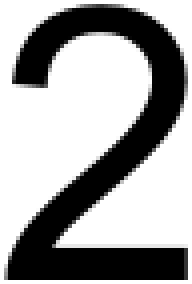
#> input picture code/Card_Reader/Ranks/2.png, 48 x 71 px (shown 4 times larger)
$ python CardScanner.py
#> lines starting #> are read from the running program, lines starting #| are printed output that depends on the picture; after the words box and inside, x2 and y2 are one past the last pixel; in counts of white or black regions, pixels touching at a corner belong together
import cv2
import numpy as np
import os

# Ensure that interpreter's working directory is the same as the location of the script file
os.chdir(os.path.dirname(os.path.abspath(__file__)))

# Use the following values to crop to the corner of the card
CORNER_HEIGHT_RATIO = 2/3
CORNER_WIDTH_RATIO = 1/4

# Load all suit and rank template images before starting the loop
ranks = {"ace","2","3","4","5","6","7","8","9","10","jack","queen","king"}
suits = {"clubs", "diamonds", "hearts", "spades"}
rankTemplates = {}
suitTemplates = {}

for rank in ranks:
    rankTemplates[rank] = cv2.imread(f"Ranks/{rank}.png", cv2.IMREAD_GRAYSCALE)
for suit in suits:
    suitTemplates[suit] = cv2.imread(f"Suits/{suit}.png", cv2.IMREAD_GRAYSCALE)

# Initialize camera object
cap = cv2.VideoCapture(0)

def picture(thresh, crop, offset):
    # Create contours to isolate the rank/suit from the image passed in
    contours, hierarchy = cv2.findContours(crop, cv2.RETR_LIST, cv2.CHAIN_APPROX_SIMPLE)
    contours = sorted(contours, key=cv2.contourArea, reverse=True)
    x, y, w, h = cv2.boundingRect(contours[1])

    return thresh[y+offset:y+h+offset, x:x+w]

def matchValue(test, template):
    # Get the dimensions of the template image
    templateHeight, templateWidth = template.shape[:2]

    # Determine the scale factor for resizing the test image
    scale = min(templateWidth/test.shape[1], templateHeight/test.shape[0])

    # Resize the test image while maintaining its aspect ratio
    test = cv2.resize(test, None, fx=scale, fy=scale)

    # Create a white background image with the same dimensions as the template image
    background = np.ones((template.shape[0], template.shape[1]), dtype=np.uint8) * 255

    # Determine the position to paste the resized image onto the white background
    x = int((templateWidth - test.shape[1]) / 2)
    y = int((templateHeight - test.shape[0]) / 2)

    # Paste the resized image onto the white background
    background[y:y+test.shape[0], x:x+test.shape[1]] = test

    # Perform the template match with the template image
    match_result = cv2.matchTemplate(background, template, cv2.TM_CCOEFF_NORMED)

    # Get the maximum value from the match result
    _, maxVal, _, _ = cv2.minMaxLoc(match_result)

    return maxVal

def scanCard():
    rankPic = None
    suitPic  = None
    printRank = "None"
    printSuit = "None"
    bestRank = 0
    bestSuit = 0

    while True:
        # Read a frame from the camera
        ret, frame = cap.read()
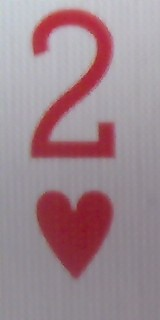
#> input picture code/Card_Reader/test.jpg, 160 x 320 px, given in place of the camera
#> frame is the input picture: shape (320, 160, 3); mean B, G, R 143.1, 135, 158.4

        # Crop the frame to show only the suit and rank
        fh, fw, c = frame.shape
#> fh = 320; fw = 160; c = 3
        frame = frame[:int(fh*CORNER_HEIGHT_RATIO), :int(fw*CORNER_WIDTH_RATIO)]
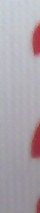
#> frame: shape (213, 40, 3); mean B, G, R 171.8, 165.4, 172

        # Convert the frame to grayscale then apply a threshold to improve reading accuracy
        gray = cv2.cvtColor(frame, cv2.COLOR_BGR2GRAY)
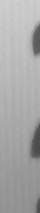
#> gray: shape (213, 40); min 71, max 207, mean 168.1
        thresh = cv2.threshold(gray, 100, 255, cv2.THRESH_BINARY + cv2.THRESH_OTSU)[1]
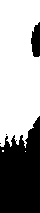
#> thresh: shape (213, 40); 61.2% white; 4 black regions (2 under 20 px)

        y, x = thresh.shape
#> y = 213; x = 40
        rankPic = picture(thresh, thresh[0:int(y/2),0:x], 0)
#> in picture, `contours, hierarchy = cv2.findContours(crop, cv2.RETR_LIST, cv2.CHAIN_..`: contours = 1 contour; box (x1, y1, x2, y2) and area: (0, 0, 40, 106) 3845
#> in picture, `contours, hierarchy = cv2.findContours(crop, cv2.RETR_LIST, cv2.CHAIN_..`:
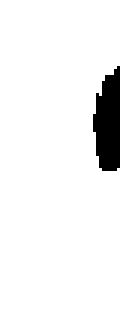
#> crop: shape (106, 40) (shown 3 times larger); 94.2% white; 1 black region, box (x1, y1, x2, y2) and area: (31, 22, 40, 57) 245
        suitPic = picture(thresh, thresh[int(y/2):y,0:x], int(y/2))

        # Use each cropped image to determine their respective value of the suit and card rank
        for rank in rankTemplates:
            match = matchValue(rankPic, rankTemplates[rank])
            if match > bestRank:
                bestRank = match
                printRank = rank

        for suit in suitTemplates:
            match = matchValue(suitPic, suitTemplates[suit])
            if match > bestSuit:
                bestSuit = match
                printSuit = suit

        print(f"{printRank}_of_{printSuit}")
        if cv2.waitKey(1) == ord('q'):
            break
        cv2.imshow("frame", frame)

#> (the run stopped early here; a loop or call above may not have finished)
